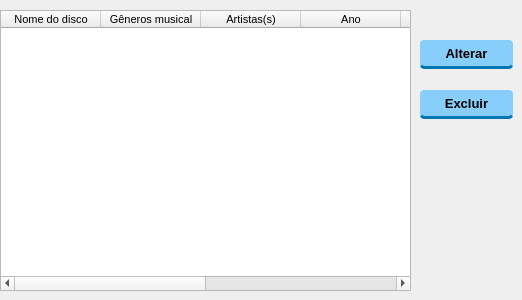
           <widget class="QWidget" name="tab_4">
            <attribute name="title">
             <string>Listagem dos discos</string>
            </attribute>
            <widget class="QTableWidget" name="tableWidget_vinis">
             <property name="geometry">
              <rect>
               <x>0</x>
               <y>10</y>
               <width>411</width>
               <height>281</height>
              </rect>
             </property>
             <property name="styleSheet">
              <string notr="true"/>
             </property>
             <column>
              <property name="text">
               <string>Nome do disco</string>
              </property>
              <property name="font">
               <font>
                <pointsize>8</pointsize>
               </font>
              </property>
             </column>
             <column>
              <property name="text">
               <string>Gêneros musical</string>
              </property>
              <property name="font">
               <font>
                <pointsize>8</pointsize>
               </font>
              </property>
             </column>
             <column>
              <property name="text">
               <string>Artistas(s)</string>
              </property>
              <property name="font">
               <font>
                <pointsize>8</pointsize>
               </font>
              </property>
             </column>
             <column>
              <property name="text">
               <string>Ano</string>
              </property>
              <property name="font">
               <font>
                <pointsize>8</pointsize>
               </font>
              </property>
             </column>
             <column>
              <property name="text">
               <string>Código</string>
              </property>
              <property name="font">
               <font>
                <pointsize>8</pointsize>
               </font>
              </property>
             </column>
             <column>
              <property name="text">
               <string>Condição</string>
              </property>
              <property name="font">
               <font>
                <pointsize>8</pointsize>
               </font>
              </property>
             </column>
             <column>
              <property name="text">
               <string>Preço(R$)</string>
              </property>
              <property name="font">
               <font>
                <pointsize>8</pointsize>
               </font>
              </property>
             </column>
             <column>
              <property name="text">
               <string>Quant. Estoque</string>
              </property>
              <property name="font">
               <font>
                <pointsize>8</pointsize>
               </font>
              </property>
             </column>
            </widget>
            <widget class="QPushButton" name="pushButton_excluir_vinil">
             <property name="geometry">
              <rect>
               <x>420</x>
               <y>90</y>
               <width>93</width>
               <height>29</height>
              </rect>
             </property>
             <property name="styleSheet">
              <string notr="true">QPushButton {
    background-color: #87CEFA;
    color: #000000;
    border: none;
    border-bottom: 3px solid #0077b3;
    border-radius: 4px;
    font-family: &quot;Courier New&quot;;
    font-weight: bold;
    font-size: 10pt;
    padding: 4px 10px;
    max-height: 25px;
}

QPushButton:hover {
    background-color: #b0e0e6;
    border-bottom: 3px solid #0099cc;
}

QPushButton:pressed {
    background-color: #FF6347;      /* VERMELHO */
    border-bottom: 0px solid transparent;
    margin-top: 3px;
}</string>
             </property>
             <property name="text">
              <string>Excluir</string>
             </property>
            </widget>
            <widget class="QPushButton" name="pushButton_alterar_vinil">
             <property name="geometry">
              <rect>
               <x>420</x>
               <y>40</y>
               <width>93</width>
               <height>29</height>
              </rect>
             </property>
             <property name="styleSheet">
              <string notr="true">
QPushButton {
    background-color: #87CEFA;
    color: #000000;
    border: none;
    border-bottom: 3px solid #0077b3;
    border-radius: 4px;
    font-family: &quot;Courier New&quot;;
    font-weight: bold;
    font-size: 10pt;
    padding: 4px 10px;
    max-height: 25px;
}

QPushButton:hover {
    background-color: #b0e0e6;
    border-bottom: 3px solid #0099cc;
}

QPushButton:pressed {
    background-color: #FFD700;      /* DOURADO */
    border-bottom: 0px solid transparent;
    margin-top: 3px;
}</string>
             </property>
             <property name="text">
              <string>Alterar</string>
             </property>
            </widget>
           </widget>
